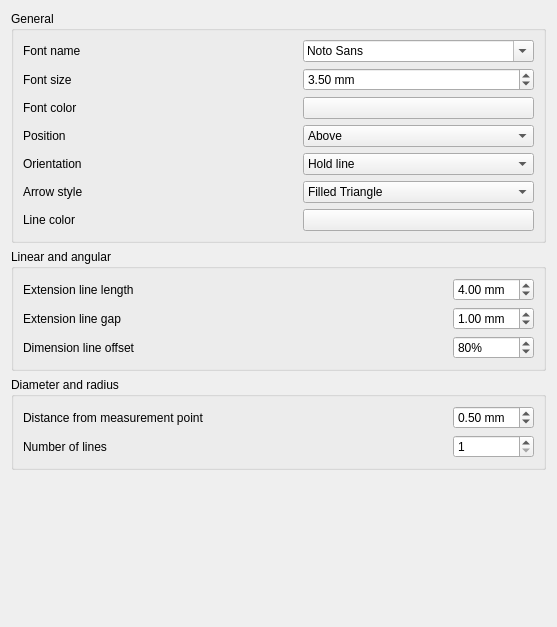
<?xml version="1.0" encoding="UTF-8"?>
<ui version="4.0">
 <class>TechDrawGui::DlgPrefsTechDraw2Imp</class>
 <widget class="QWidget" name="TechDrawGui::DlgPrefsTechDraw2Imp">
  <property name="geometry">
   <rect>
    <x>0</x>
    <y>0</y>
    <width>557</width>
    <height>627</height>
   </rect>
  </property>
  <property name="windowTitle">
   <string>TechDraw Dimensions</string>
  </property>
  <layout class="QGridLayout" name="gridLayout_5">
   <item row="2" column="0">
    <widget class="QGroupBox" name="gbDiameterRadius">
     <property name="sizePolicy">
      <sizepolicy hsizetype="Preferred" vsizetype="Preferred">
       <horstretch>0</horstretch>
       <verstretch>0</verstretch>
      </sizepolicy>
     </property>
     <property name="title">
      <string>Diameter and radius</string>
     </property>
     <layout class="QGridLayout" name="gridLayout_6">
      <item row="0" column="0">
       <layout class="QGridLayout" name="gridLayout_7">
        <item row="0" column="0">
         <widget class="QLabel" name="label">
          <property name="text">
           <string>Distance from measurement point</string>
          </property>
         </widget>
        </item>
        <item row="1" column="2">
         <widget class="QSpinBox" name="sbNumberLine">
          <property name="minimum">
           <number>1</number>
          </property>
          <property name="maximum">
           <number>2</number>
          </property>
         </widget>
        </item>
        <item row="0" column="2">
         <widget class="QDoubleSpinBox" name="dsbDistancePoint">
          <property name="suffix">
           <string> mm</string>
          </property>
          <property name="singleStep">
           <double>0.500000000000000</double>
          </property>
          <property name="value">
           <double>0.500000000000000</double>
          </property>
         </widget>
        </item>
        <item row="1" column="0">
         <widget class="QLabel" name="label_4">
          <property name="text">
           <string>Number of lines</string>
          </property>
         </widget>
        </item>
        <item row="0" column="1">
         <spacer name="horizontalSpacer_3">
          <property name="orientation">
           <enum>Qt::Horizontal</enum>
          </property>
          <property name="sizeHint" stdset="0">
           <size>
            <width>40</width>
            <height>20</height>
           </size>
          </property>
         </spacer>
        </item>
       </layout>
      </item>
     </layout>
    </widget>
   </item>
   <item row="0" column="0">
    <widget class="QGroupBox" name="gbGeneral">
     <property name="title">
      <string>General</string>
     </property>
     <layout class="QGridLayout" name="gridLayout_4">
      <item row="1" column="0">
       <layout class="QGridLayout" name="gridLayout" rowstretch="0,0,0,0,0,0,0" columnstretch="1,0,0">
        <item row="6" column="0">
         <widget class="QLabel" name="label_8">
          <property name="text">
           <string>Line color</string>
          </property>
         </widget>
        </item>
        <item row="4" column="2">
         <widget class="QComboBox" name="cbOrientation">
          <item>
           <property name="text">
            <string>Hold line</string>
           </property>
          </item>
          <item>
           <property name="text">
            <string>Horizontal</string>
           </property>
          </item>
          <item>
           <property name="text">
            <string>Vertical</string>
           </property>
          </item>
         </widget>
        </item>
        <item row="2" column="0">
         <widget class="QLabel" name="label_3">
          <property name="text">
           <string>Font color</string>
          </property>
         </widget>
        </item>
        <item row="5" column="0">
         <widget class="QLabel" name="label_9">
          <property name="text">
           <string>Arrow style</string>
          </property>
         </widget>
        </item>
        <item row="4" column="0">
         <widget class="QLabel" name="label_17">
          <property name="text">
           <string>Orientation</string>
          </property>
         </widget>
        </item>
        <item row="1" column="2">
         <widget class="QDoubleSpinBox" name="dsbFontSize">
          <property name="suffix">
           <string> mm</string>
          </property>
          <property name="singleStep">
           <double>0.500000000000000</double>
          </property>
          <property name="value">
           <double>3.500000000000000</double>
          </property>
         </widget>
        </item>
        <item row="2" column="2">
         <widget class="Gui::PrefColorButton" name="colFontColor">
          <property name="toolTip">
           <string>Dimension text color</string>
          </property>
          <property name="color" stdset="0">
           <color>
            <red>0</red>
            <green>0</green>
            <blue>0</blue>
           </color>
          </property>
          <property name="prefEntry" stdset="0">
           <cstring>Color</cstring>
          </property>
          <property name="prefPath" stdset="0">
           <cstring>/Mod/TechDraw/Dimensions</cstring>
          </property>
         </widget>
        </item>
        <item row="1" column="0">
         <widget class="QLabel" name="label_2">
          <property name="text">
           <string>Font size</string>
          </property>
         </widget>
        </item>
        <item row="5" column="1">
         <spacer name="horizontalSpacer">
          <property name="orientation">
           <enum>Qt::Horizontal</enum>
          </property>
          <property name="sizeHint" stdset="0">
           <size>
            <width>40</width>
            <height>20</height>
           </size>
          </property>
         </spacer>
        </item>
        <item row="3" column="2">
         <widget class="QComboBox" name="cbPosition">
          <item>
           <property name="text">
            <string>Above</string>
           </property>
          </item>
          <item>
           <property name="text">
            <string>Middle</string>
           </property>
          </item>
         </widget>
        </item>
        <item row="3" column="0">
         <widget class="QLabel" name="label_15">
          <property name="text">
           <string>Position</string>
          </property>
         </widget>
        </item>
        <item row="0" column="2">
         <widget class="QFontComboBox" name="cbFontName">
          <property name="currentFont">
           <font>
            <family>osifont</family>
           </font>
          </property>
         </widget>
        </item>
        <item row="0" column="0">
         <widget class="QLabel" name="label_16">
          <property name="text">
           <string>Font name</string>
          </property>
         </widget>
        </item>
        <item row="5" column="2">
         <widget class="Gui::PrefComboBox" name="cbArrowStyle">
          <property name="toolTip">
           <string>Preferred arrowhead style</string>
          </property>
          <property name="currentIndex">
           <number>0</number>
          </property>
          <property name="maxVisibleItems">
           <number>5</number>
          </property>
          <property name="prefEntry" stdset="0">
           <cstring>ArrowStyle</cstring>
          </property>
          <property name="prefPath" stdset="0">
           <cstring>Mod/TechDraw/Dimensions</cstring>
          </property>
          <item>
           <property name="text">
            <string>Filled Triangle</string>
           </property>
           <property name="icon">
            <iconset>
             <normalon>:/icons/arrowfilled.svg</normalon>
            </iconset>
           </property>
          </item>
          <item>
           <property name="text">
            <string>Open Arrowhead</string>
           </property>
           <property name="icon">
            <iconset>
             <normalon>:/icons/arrowopen.svg</normalon>
            </iconset>
           </property>
          </item>
          <item>
           <property name="text">
            <string>Tick</string>
           </property>
           <property name="icon">
            <iconset>
             <normalon>:/icons/arrowtick.svg</normalon>
            </iconset>
           </property>
          </item>
          <item>
           <property name="text">
            <string>Dot</string>
           </property>
           <property name="icon">
            <iconset>
             <normalon>:/icons/arrowdot.svg</normalon>
            </iconset>
           </property>
          </item>
          <item>
           <property name="text">
            <string>Open Circle</string>
           </property>
           <property name="icon">
            <iconset>
             <normalon>:/icons/arrowopendot.svg</normalon>
            </iconset>
           </property>
          </item>
          <item>
           <property name="text">
            <string>Fork</string>
           </property>
           <property name="icon">
            <iconset>
             <normaloff>:/icons/arrowfork.svg</normaloff>:/icons/arrowfork.svg</iconset>
           </property>
          </item>
         </widget>
        </item>
        <item row="6" column="2">
         <widget class="Gui::PrefColorButton" name="colLineColor">
          <property name="toolTip">
           <string>Line color for sectionlines</string>
          </property>
          <property name="color" stdset="0">
           <color>
            <red>0</red>
            <green>0</green>
            <blue>0</blue>
           </color>
          </property>
          <property name="prefEntry" stdset="0">
           <cstring>SectionColor</cstring>
          </property>
          <property name="prefPath" stdset="0">
           <cstring>/Mod/TechDraw/Decorations</cstring>
          </property>
         </widget>
        </item>
       </layout>
      </item>
     </layout>
    </widget>
   </item>
   <item row="1" column="0">
    <widget class="QGroupBox" name="gbLinearAngular">
     <property name="enabled">
      <bool>true</bool>
     </property>
     <property name="title">
      <string>Linear and angular</string>
     </property>
     <layout class="QGridLayout" name="gridLayout_3" rowstretch="0">
      <item row="0" column="0">
       <layout class="QGridLayout" name="gridLayout_2" columnstretch="1,0,0">
        <item row="2" column="0">
         <widget class="QLabel" name="label_19">
          <property name="text">
           <string>Dimension line offset</string>
          </property>
         </widget>
        </item>
        <item row="2" column="2">
         <widget class="QSpinBox" name="sbDimPosition">
          <property name="suffix">
           <string>%</string>
          </property>
          <property name="prefix">
           <string/>
          </property>
          <property name="maximum">
           <number>100</number>
          </property>
          <property name="value">
           <number>80</number>
          </property>
         </widget>
        </item>
        <item row="1" column="0">
         <widget class="QLabel" name="label_18">
          <property name="text">
           <string>Extension line gap</string>
          </property>
         </widget>
        </item>
        <item row="1" column="1">
         <spacer name="horizontalSpacer_2">
          <property name="orientation">
           <enum>Qt::Horizontal</enum>
          </property>
          <property name="sizeHint" stdset="0">
           <size>
            <width>40</width>
            <height>20</height>
           </size>
          </property>
         </spacer>
        </item>
        <item row="0" column="0">
         <widget class="QLabel" name="label_11">
          <property name="text">
           <string>Extension line length</string>
          </property>
         </widget>
        </item>
        <item row="1" column="2">
         <widget class="QDoubleSpinBox" name="dsbDistanceLinPoint">
          <property name="suffix">
           <string> mm</string>
          </property>
          <property name="singleStep">
           <double>0.500000000000000</double>
          </property>
          <property name="value">
           <double>1.000000000000000</double>
          </property>
         </widget>
        </item>
        <item row="0" column="2">
         <widget class="QDoubleSpinBox" name="dsbExtensionLength">
          <property name="suffix">
           <string> mm</string>
          </property>
          <property name="singleStep">
           <double>0.500000000000000</double>
          </property>
          <property name="value">
           <double>4.000000000000000</double>
          </property>
         </widget>
        </item>
       </layout>
      </item>
     </layout>
    </widget>
   </item>
   <item row="3" column="0">
    <spacer name="verticalSpacer">
     <property name="orientation">
      <enum>Qt::Vertical</enum>
     </property>
     <property name="sizeHint" stdset="0">
      <size>
       <width>20</width>
       <height>40</height>
      </size>
     </property>
    </spacer>
   </item>
  </layout>
 </widget>
 <customwidgets>
  <customwidget>
   <class>Gui::ColorButton</class>
   <extends>QPushButton</extends>
   <header>Gui/Widgets.h</header>
  </customwidget>
  <customwidget>
   <class>Gui::PrefColorButton</class>
   <extends>Gui::ColorButton</extends>
   <header>Gui/PrefWidgets.h</header>
  </customwidget>
  <customwidget>
   <class>Gui::PrefComboBox</class>
   <extends>QComboBox</extends>
   <header>Gui/PrefWidgets.h</header>
  </customwidget>
 </customwidgets>
 <resources/>
 <connections/>
</ui>
